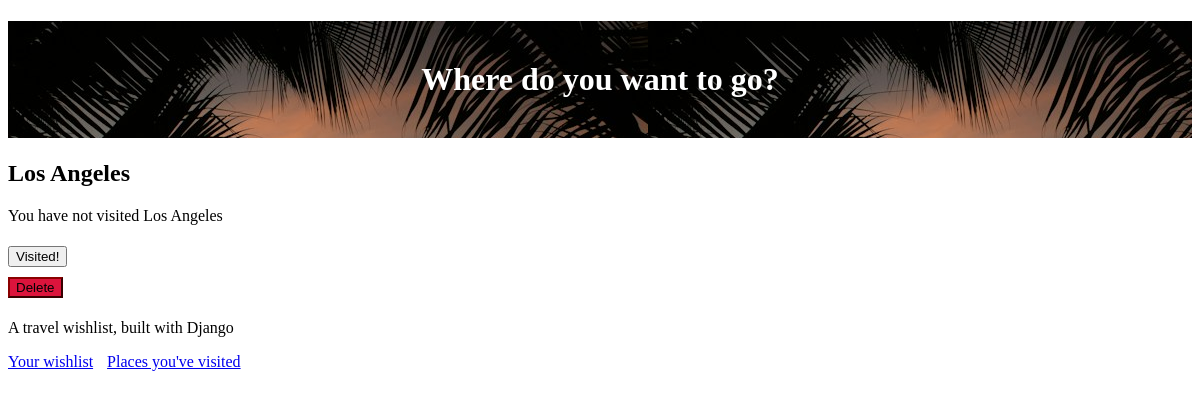
The page /place/25 (signed in) on the database as committed earlier.
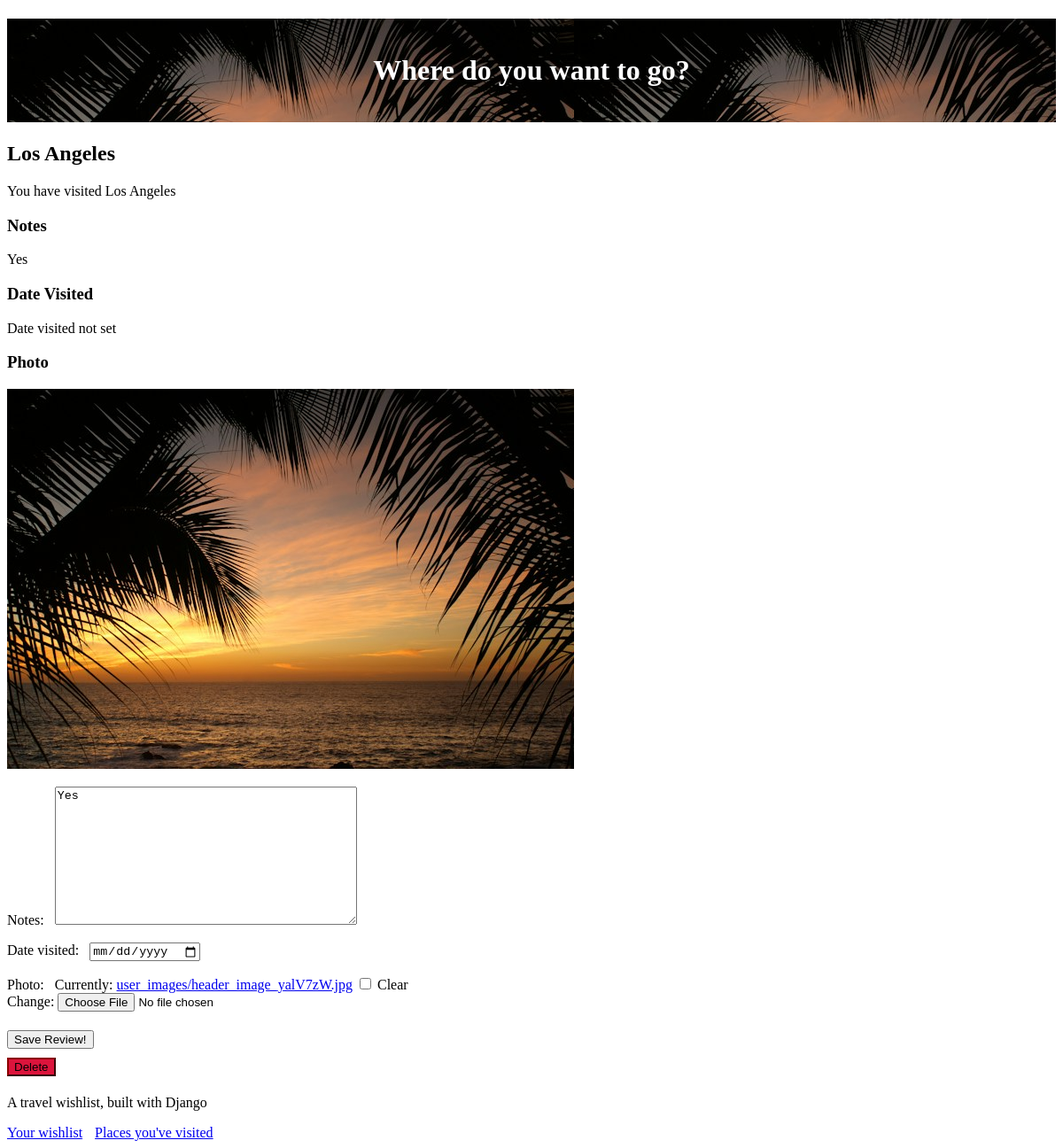
The same page on the database as committed later.
### travel_wishlist/models.py (models this page shows, shortened)
class Place(models.Model):
    user = models.ForeignKey('auth.User', null=False, on_delete=models.CASCADE)
    name = models.CharField(max_length=200)
    visited = models.BooleanField(default=False)
    notes = models.TextField(blank=True, null=True)
    date_visited = models.DateField(blank=True, null=True)
    photo = models.ImageField(upload_to='user_images/', blank=True, null=True)

### travel_wishlist/views.py (the view)
# urls.py: path('place/<int:place_pk>', views.place_details, name='place_details'),
@login_required
def place_details(request, place_pk):
    place = get_object_or_404(Place, pk=place_pk)
    if place.user != request.user:
        return HttpResponseForbidden
    if request.method == 'POST':
        form = TripReviewForm(request.POST, request.FILES, instance=place)
        if form.is_valid():
            form.save()
            messages.info(request, 'Trip information updated!')
        else:
            messages.error(request, form.errors) #temporary, refine later
        return redirect('place_details', place_pk=place_pk)
    else:
        if place.visited:
            review_form = TripReviewForm(instance=place)
            return render(request, 'travel_wishlist/place_detail.html', {'place': place, 'review_form': review_form})
        else:
            return render(request, 'travel_wishlist/place_detail.html', {'place': place})
    return render(request, 'travel_wishlist/place_detail.html', {'place': place})

### travel_wishlist/forms.py
class TripReviewForm(forms.ModelForm):
    class Meta:
        model = Place
        fields = ('notes', 'date_visited', 'photo')
        widgets = {
            'date_visited': DateInput()
        }

### travel_wishlist/templates/travel_wishlist/place_detail.html (shortened to what this page needs)
{% extends 'travel_wishlist/base.html' %}
{% load static %}
{% block content %}
<h2>{{ place.name }}</h2>
{% if place.visited %}
    <p>You have visited {{ place.name }}</p>
    <h3>Notes</h3>
   <p>{{ place.notes|default:"No Notes."}}</p>
    <h3>Date Visited</h3>
    <p>{{ place.date_visited|default:"Date visited not set" }}</p>
    <h3>Photo</h3>
    {% if place.photo %}
        <img src="{{ place.photo.url }}">
    {% else %}
        <p>No photo uploaded.</p>
    {% endif %}
    <form action="{% url 'place_details' place.pk %}" method="POST" enctype="multipart/form-data">
        {{ review_form.as_p }}
        <button type="submit">Save Review!</button>
    </form>
{% else %}
    <p>You have not visited {{ place.name }}</p>
    <form action="{% url 'place_was_visited' place.pk %}" method="POST">
        <button type="submit" class="visited">Visited!</button>
    </form>
{% endif %}
<form action="{% url 'delete_place' place.pk %}" method="POST">
    <button type="submit" class="delete">Delete</button>
</form>
{% endblock %}

### travel_wishlist/templates/travel_wishlist/base.html (shortened to what this page needs)
{% load static %}
<!DOCTYPE html>
<html>
    <head>
        <link rel="stylesheet" href="https://cdn.jsdelivr.net/npm/sakura.css/css/sakura.css" type="text/css">
        <link rel="stylesheet" href="{% static 'css/style.css' %}" type="text/css">
    </head>
    <h1 id="site-header">Where do you want to go?</h1>
    <body>
        {% block content %}
        {% endblock %}
    </body>
    <div>
        <p>A travel wishlist, built with Django</p>
        <a class="nav-link" href="{% url 'place_list' %}">Your wishlist</a>
        <a class="nav-link" href="{% url 'places_visited' %}">Places you've visited</a>
    </div>
</html>

### travel_wishlist/static/css/style.css (style rules this page uses)
#site-header { background: url('../img/header_image.jpg') 0 0 repeat-x; color: white; padding: 40px 0 40px 0px; text-align: center; }
.nav-link { margin-right: 10px; }
label { display: inline-block; padding-right: 8px; }
button { margin: 5px 0px 5px 0; }
.delete { background-color: crimson; border-color: darkred; }

Rows that differ between the two databases and show on the page:
changed Place "Los Angeles": visited False → True (drawn); notes (not shown) → "Yes"; date_visited (not shown) → "Date visited not set"; photo: picture added
Other text that changed with them:
form field as_p: (not shown) → "☐"
text no longer shown: "You have not visited Visited!"
text now shown: "You have visited Notes Date Visited Photo Notes: Date visited: Photo: Currently: user_images/header_image_yalV7zW.jpg Clear Change: Save Review!"
